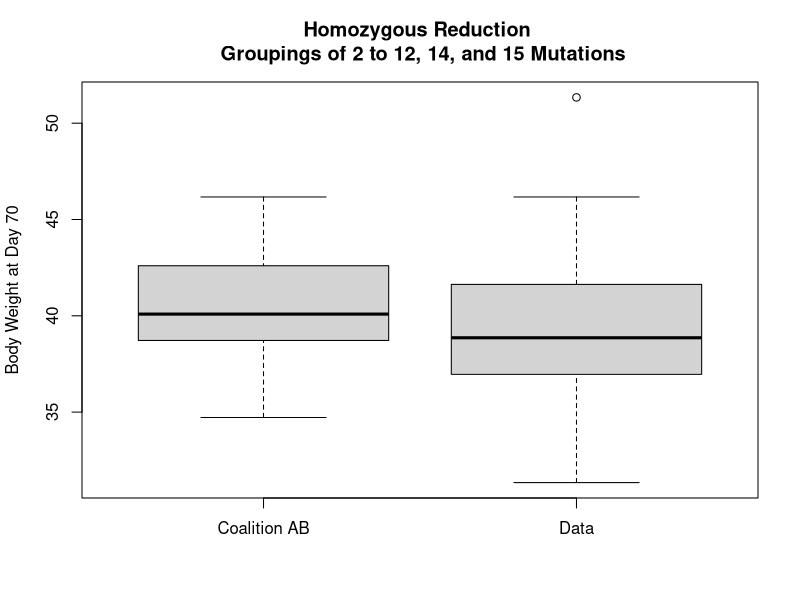
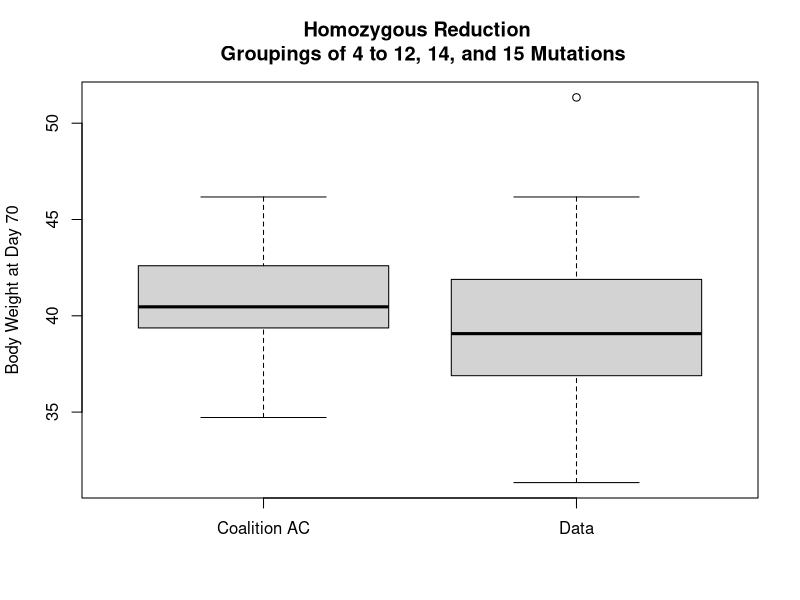
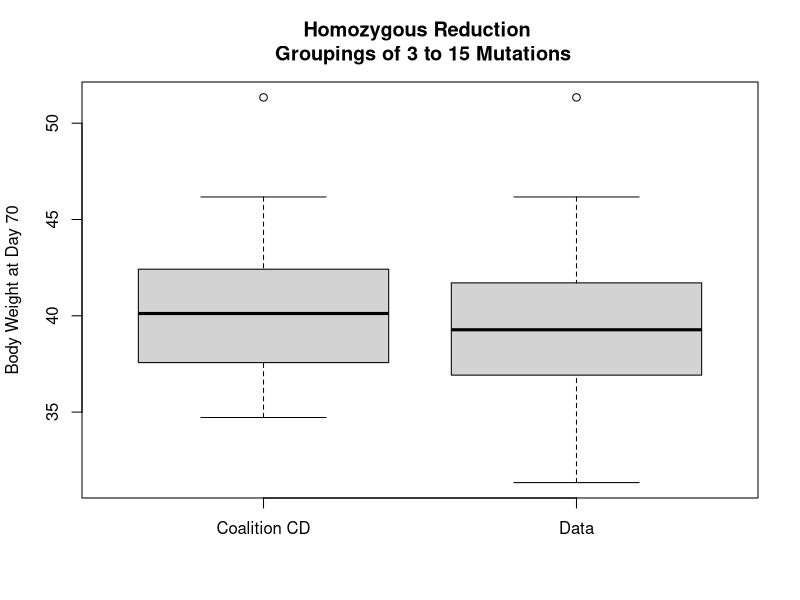
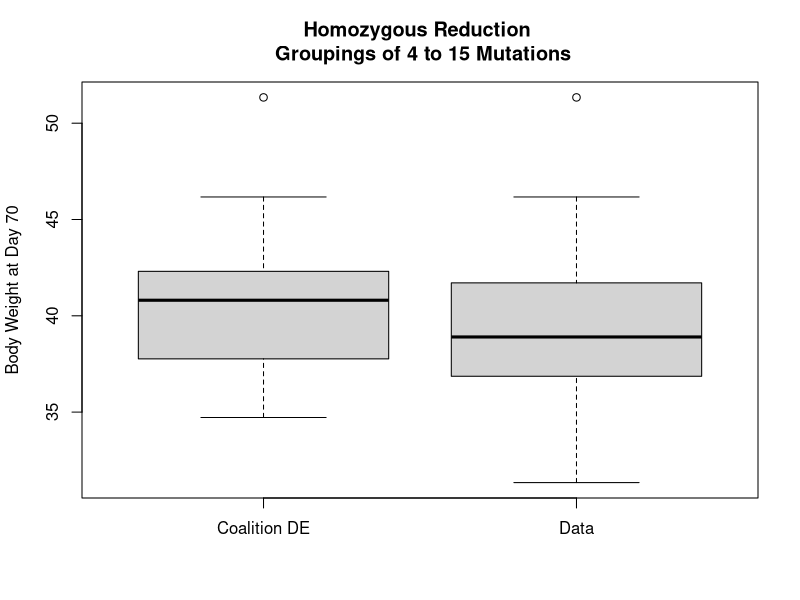
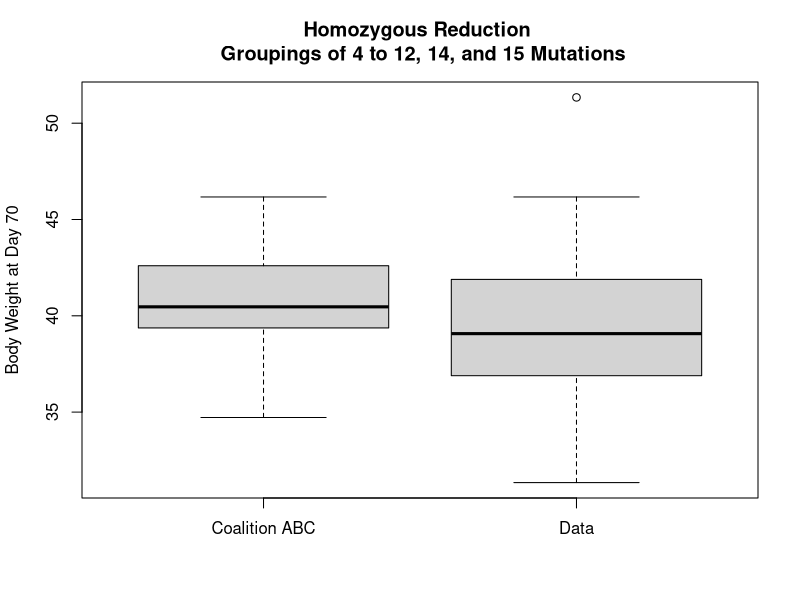
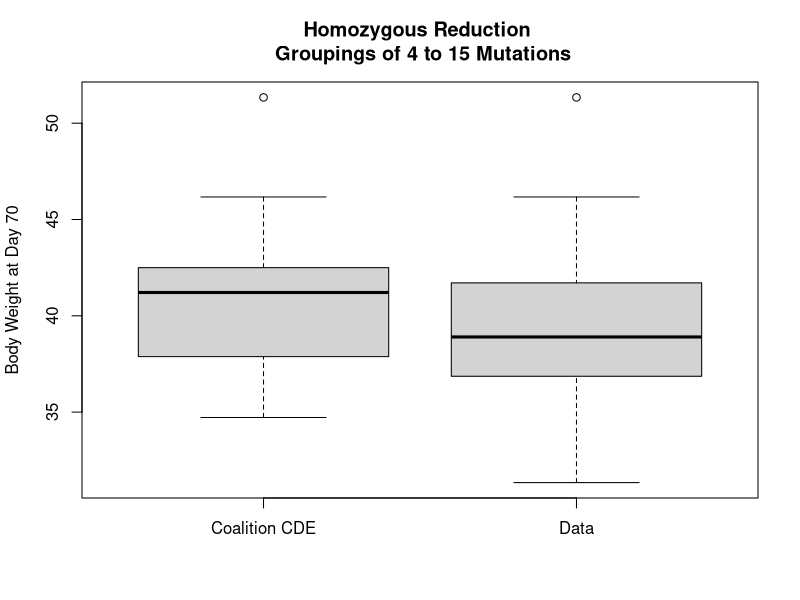
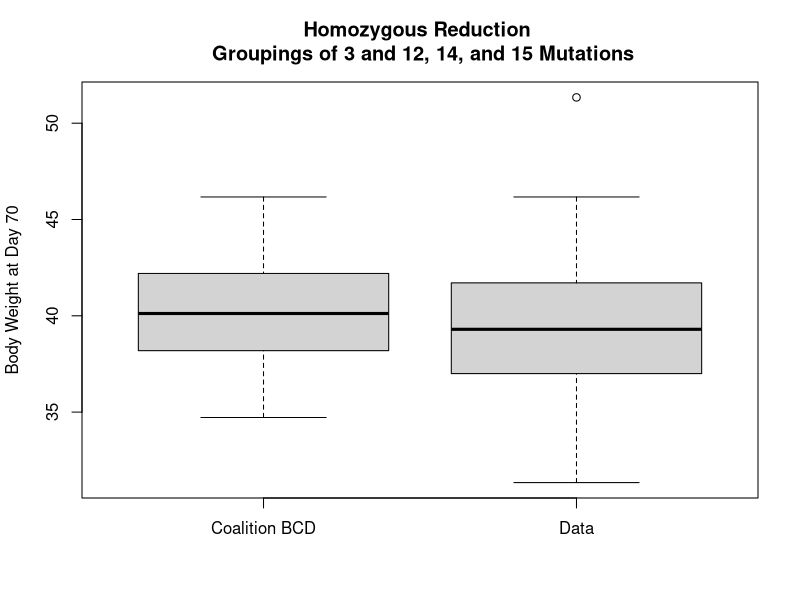
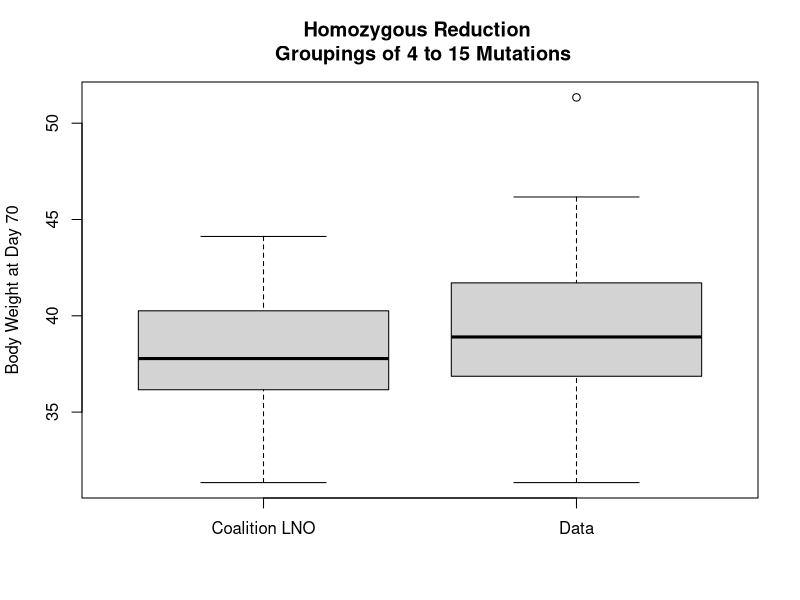

Write the R code that produced these figures, in order.
## ---- chunk 1
knitr::opts_chunk$set(echo = TRUE)
## ---- chunk 2
# data for each k grouping
k15 = c(41.35, 39.53, 44.05)
k14 = c(35.67, 36.16, 44.12, 37.57, 45.86)
k13 = c(35.36)
k12 = c(38.82, 42.2 , 37.4 , 46.17)
k11 = c(41.19)
k10 = c(42.07, 44.07, 36.03, 41.21, 32.36)
k9 = c(34.72, 41.71, 38.9 , 40.12, 37.96, 31.34)
k8 = c(40.26, 32.44, 35.62, 38.61, 44.32, 36.52, 42.58, 44.18)
k7 = c(40.81, 38.13, 42.28, 38.77, 38.76, 42.78, 35.78, 41.54)
k6 = c(36.76, 39.44, 37.83, 37.78, 40.06, 40.23)
k5 = c(35.28, 36.07, 39.51, 31.82, 43.06, 36.92, 42.42, 38.19, 37.0  , 51.34, 39.25)
k4 = c(39.59, 39.48, 32.85, 38.1 , 36.16, 42.24, 36.86, 42.08, 38.61, 37.16, 39.3 )
k3 = c(35.99, 38.74, 43.2 , 41.94, 41.07, 39.08, 39.65, 41.69, 36.43, 40.72, 37.53, 39.38, 44.02)
k2 = c(35.16, 37.62, 42.86, 35.75, 33.47, 41.57, 36.76, 38.48, 37.49, 42.06, 38.78, 37.93, 38.27, 37.87, 39.89)
k1 = c(34.54, 40.81, 41.58, 39.06, 41.74, 33.12, 40.29, 40.32, 38.23, 35.44, 35.56, 37.66, 40.4 , 46.05, 41.94, 38.45, 37.9 )
k0 = c(37.83, 40.94, 40.06, 37.63, 43.63, 40.3 , 42.73, 42.12, 38.36, 39.91, 36.79, 38.3 , 40.94, 38.36, 44.46, 41.31, 38.02, 38.1 , 39.46, 43.38, 36.05, 39.83, 41.44, 37.4 , 36.15, 33.16, 43.82, 38.65, 36.63, 40.7 , 34.41, 33.34, 37.91, 39.9 , 38.44, 41.67, 39.22)

# coalitions data
AB = c(37.62, 42.86, 35.75, 36.76, 39.89, 44.02, 39.59, 39.48, 42.24, 36.86, 39.30, 42.42, 38.19, 39.25, 39.44, 37.78, 40.06, 40.81, 42.78, 44.18, 34.72, 40.12, 42.07, 44.07, 36.03, 41.19, 42.20, 46.17, 45.86, 41.35, 39.53, 44.05)
AB_data = c(k2, k3, k4, k5, k6, k7, k8, k9, k10, k11, k12, k14, k15)


AC = c(39.59, 39.48, 36.86, 39.30, 42.42, 38.19, 39.25, 39.44, 40.06, 40.81, 42.78, 44.18, 34.72, 40.12, 42.07, 44.07, 36.03, 41.19, 42.20, 46.17, 45.86, 41.35, 39.53, 44.05)
AC_data = c(k4, k5, k6, k7, k8, k9, k10, k11, k12, k14, k15)


CD = c(36.43, 39.59, 39.48, 36.86, 42.08, 39.30, 35.28, 42.42, 38.19, 51.34, 39.25, 39.44, 40.06, 40.81, 42.78, 42.58, 44.18, 34.72, 41.71, 40.12, 42.07, 44.07, 36.03, 41.21, 41.19, 42.20, 37.40, 46.17, 35.36, 35.67, 36.16, 44.12, 37.57, 45.86, 41.35, 39.53, 44.05)
CD_data = c(k3, k4, k5, k6, k7, k8, k9, k10, k11, k12, k13, k14, k15)


DE = c(42.08, 42.42, 38.19, 51.34, 39.44, 40.06, 40.81, 38.76, 35.62, 42.58, 44.18, 34.72, 41.71, 37.96, 42.07, 36.03, 41.21, 41.19, 38.82, 42.20, 37.40, 46.17, 35.36, 35.67, 36.16, 44.12, 37.57, 45.86, 41.35, 39.53, 44.05)
DE_data = c(k4, k5, k6, k7, k8, k9, k10, k11, k12, k13, k14, k15)


ABC = c(39.59, 39.48, 36.86, 39.30, 42.42, 38.19, 39.25, 39.44, 40.06, 40.81, 42.78, 44.18, 34.72, 40.12, 42.07, 44.07, 36.03, 41.19, 42.20, 46.17, 45.86, 41.35, 39.53, 44.05)
ABC_data = c(k4, k5, k6, k7, k8, k9, k10, k11, k12, k14, k15)


CDE = c(42.08, 42.42, 38.19, 51.34, 39.44, 40.06, 40.81, 42.58, 44.18, 34.72, 41.71, 42.07, 36.03, 41.21, 41.19, 42.20, 37.40, 46.17, 35.36, 35.67, 36.16, 44.12, 37.57, 45.86, 41.35, 39.53, 44.05)
CDE_data = c(k4, k5, k6, k7, k8, k9, k10, k11, k12, k13, k14, k15)


BCD = c(36.43, 39.59, 39.48, 36.86, 42.08, 39.30, 42.42, 38.19, 39.25, 39.44, 40.06, 40.81, 42.78, 44.18, 34.72, 41.71, 40.12, 42.07, 44.07, 36.03, 41.21, 41.19, 42.20, 37.40, 46.17, 35.67, 36.16, 44.12, 37.57, 45.86, 41.35, 39.53, 44.05)
BCD_data = c(k3, k4, k5, k6, k7, k8, k9, k10, k11, k12, k14, k15)


LNO = c(38.61, 37.16, 39.51, 31.82, 43.06, 37.00, 36.76, 37.78, 42.28, 40.26, 32.44, 36.52, 40.12, 31.34, 32.36, 41.19, 38.82, 35.36, 35.67, 36.16, 44.12, 37.57, 41.35, 39.53, 44.05)
LNO_data = c(k4, k5, k6, k7, k8, k9, k10, k11, k12, k13, k14, k15)


ABD = c(39.59, 39.48, 36.86, 39.30, 42.42, 38.19, 39.25, 39.44, 40.06, 40.81, 42.78, 44.18, 34.72, 40.12, 42.07, 44.07, 36.03, 41.19, 42.20, 46.17, 45.86, 41.35, 39.53, 44.05)
ABD_data = c(k4, k5, k6, k7, k8, k9, k10, k11, k12, k14, k15)


ABE = c(42.42, 38.19, 39.44, 40.06, 40.81, 44.18, 34.72, 42.07, 36.03, 41.19, 42.20, 46.17, 45.86, 41.35, 39.53, 44.05)
ABE_data = c(k5, k6, k7, k8, k9, k10, k11, k12, k14, k15)


ABM = c(42.24, 37.78, 42.78, 44.18, 40.12, 44.07, 41.19, 45.86, 41.35, 39.53, 44.05)
ABM_data = c(k4, k6, k7, k8, k9, k10, k11, k14, k15)


ABN = c(44.02, 42.24, 39.25, 37.78, 42.78, 44.18, 40.12, 44.07, 41.19, 45.86, 41.35, 39.53, 44.05)
ABN_data = c(k3, k4, k5, k6, k7, k8, k9, k10, k11, k14, k15)


ACD = c(39.59, 39.48, 36.86, 39.30, 42.42, 38.19, 39.25, 39.44, 40.06, 40.81, 42.78, 44.18, 34.72, 40.12, 42.07, 44.07, 36.03, 41.19, 42.20, 46.17, 45.86, 41.35, 39.53, 44.05)
ACD_data = c(k4, k5, k6, k7, k8, k9, k10, k11, k12, k14, k15)


ANO = c(37.00, 37.78, 42.78, 44.18, 40.12, 41.19, 41.35, 39.53, 44.05)
ANO_data = c(k5, k6, k7, k8, k9, k11, k15)


CEF = c(39.44, 40.06, 42.58, 34.72, 41.71, 42.07, 36.03, 41.21, 41.19, 42.20, 37.40, 46.17, 35.36, 35.67, 36.16, 44.12, 37.57, 45.86, 41.35, 39.53, 44.05)
CEF_data = c(k6, k8, k9, k10, k11, k12, k13, k14, k15)


CMN = c(35.28, 42.78, 44.18, 41.71, 40.12, 44.07, 41.19, 35.36, 35.67, 36.16, 44.12, 37.57, 45.86, 41.35, 39.53, 44.05)
CMN_data = c(k5, k7, k8, k9, k10, k11, k13, k14, k15)


ABCD = c(39.59, 39.48, 36.86, 39.30, 42.42, 38.19, 39.25, 39.44, 40.06, 40.81, 42.78, 44.18, 34.72, 40.12, 42.07, 44.07, 36.03, 41.19, 42.20, 46.17, 45.86, 41.35, 39.53, 44.05)
ABCD_data = c(k4, k5, k6, k7, k8, k9, k10, k11, k12, k14, k15)


ACDM = c(42.78, 44.18, 40.12, 44.07, 41.19, 45.86, 41.35, 39.53, 44.05)
ACDM_data = c(k7, k8, k9, k10, k11, k14, k15)


BCDE = c(42.08, 42.42, 38.19, 39.44, 40.06, 40.81, 44.18, 34.72, 41.71, 42.07, 36.03, 41.21, 41.19, 42.20, 37.40, 46.17, 35.67, 36.16, 44.12, 37.57, 45.86, 41.35, 39.53, 44.05)
BCDE_data = c(k4, k5, k6, k7, k8, k9, k10, k11, k12, k14, k15)


BCDN = c(39.25, 42.78, 44.18, 41.71, 40.12, 44.07, 41.19, 35.67, 36.16, 44.12, 37.57, 45.86, 41.35, 39.53, 44.05)
BCDN_data = c(k5, k7, k8, k9, k10, k11, k14, k15)


BCDO = c(40.81, 42.78, 44.18, 41.71, 40.12, 41.19, 35.67, 36.16, 44.12, 37.57, 41.35, 39.53, 44.05)
BCDO_data = c(k7, k8, k9, k11, k14, k15)


ABCDE = c(42.42, 38.19, 39.44, 40.06, 40.81, 44.18, 34.72, 42.07, 36.03, 41.19, 42.20, 46.17, 45.86, 41.35, 39.53, 44.05)
ABCDE_data = c(k5, k6, k7, k8, k9, k10, k11, k12, k14, k15)


ABCDF = c(39.44, 40.06, 34.72, 42.07, 36.03, 41.19, 42.20, 46.17, 45.86, 41.35, 39.53, 44.05)
ABCDF_data = c(k6, k9, k10, k11, k12, k14, k15)


ABCEF = c(39.44, 40.06, 34.72, 42.07, 36.03, 41.19, 42.20, 46.17, 45.86, 41.35, 39.53, 44.05)
ABCEF_data = c(k6, k9, k10, k11, k12, k14, k15)


ABDEF = c(39.44, 40.06, 34.72, 42.07, 36.03, 41.19, 42.20, 46.17, 45.86, 41.35, 39.53, 44.05)
ABDEF_data = c(k6, k9, k10, k11, k12, k14, k15)


ACDEF = c(39.44, 40.06, 34.72, 42.07, 36.03, 41.19, 42.20, 46.17, 45.86, 41.35, 39.53, 44.05)
ACDEF_data = c(k6, k9, k10, k11, k12, k14, k15)


ABCDEF = c(39.44, 40.06, 34.72, 42.07, 36.03, 41.19, 42.20, 46.17, 45.86, 41.35, 39.53, 44.05)
ABCDEF_data = c(k6, k9, k10, k11, k12, k14, k15)

## ---- chunk 3
t.test(AB, AB_data, alternative=c("two.sided"))
## ---- chunk 4
boxplot(AB, AB_data, alternative=c("two.sided"), 
        ylab = "Body Weight at Day 70", names = c("Coalition AB", "Data"),
        main = "Homozygous Reduction 
 Groupings of 2 to 12, 14, and 15 Mutations")
## ---- chunk 5
t.test(AC, AC_data, alternative=c("two.sided"))
## ---- chunk 6
boxplot(AC, AC_data, alternative=c("two.sided"), 
        ylab = "Body Weight at Day 70", names = c("Coalition AC", "Data"),
        main = "Homozygous Reduction 
 Groupings of 4 to 12, 14, and 15 Mutations")
## ---- chunk 7
t.test(CD, CD_data, alternative=c("two.sided"))
## ---- chunk 8
boxplot(CD, CD_data, alternative=c("two.sided"), 
        ylab = "Body Weight at Day 70", names = c("Coalition CD", "Data"),
        main = "Homozygous Reduction 
 Groupings of 3 to 15 Mutations")
## ---- chunk 9
t.test(DE, DE_data, alternative=c("two.sided"))
## ---- chunk 10
boxplot(DE, DE_data, alternative=c("two.sided"), 
        ylab = "Body Weight at Day 70", names = c("Coalition DE", "Data"),
        main = "Homozygous Reduction 
 Groupings of 4 to 15 Mutations")
## ---- chunk 11
t.test(ABC, ABC_data, alternative=c("two.sided"))
## ---- chunk 12
boxplot(ABC, ABC_data, alternative=c("two.sided"), 
        ylab = "Body Weight at Day 70", names = c("Coalition ABC", "Data"),
        main = "Homozygous Reduction 
 Groupings of 4 to 12, 14, and 15 Mutations")
## ---- chunk 13
t.test(CDE, CDE_data, alternative=c("two.sided"))
## ---- chunk 14
boxplot(CDE, CDE_data, alternative=c("two.sided"), 
        ylab = "Body Weight at Day 70", names = c("Coalition CDE", "Data"),
        main = "Homozygous Reduction 
 Groupings of 4 to 15 Mutations")
## ---- chunk 15
t.test(BCD, BCD_data, alternative=c("two.sided"))
## ---- chunk 16
boxplot(BCD, BCD_data, alternative=c("two.sided"), 
        ylab = "Body Weight at Day 70", names = c("Coalition BCD", "Data"),
        main = "Homozygous Reduction 
 Groupings of 3 and 12, 14, and 15 Mutations")
## ---- chunk 17
t.test(LNO, LNO_data, alternative=c("two.sided"))
## ---- chunk 18
boxplot(LNO, LNO_data, alternative=c("two.sided"), 
        ylab = "Body Weight at Day 70", names = c("Coalition LNO", "Data"),
        main = "Homozygous Reduction 
 Groupings of 4 to 15 Mutations")
## ---- chunk 19
t.test(ABD, ABD_data, alternative=c("two.sided"))
## ---- chunk 20
boxplot(ABD, ABD_data, alternative=c("two.sided"), 
        ylab = "Body Weight at Day 70", names = c("Coalition ABD", "Data"),
        main = "Homozygous Reduction 
 Groupings of 4 and 12, 14, and 15 Mutations")
## ---- chunk 21
t.test(ABE, ABE_data, alternative=c("two.sided"))
## ---- chunk 22
boxplot(ABE, ABE_data, alternative=c("two.sided"), 
        ylab = "Body Weight at Day 70", names = c("Coalition ABE", "Data"),
        main = "Homozygous Reduction 
 Groupings of 5 to 12, 14, and 15 Mutations")
## ---- chunk 23
t.test(ABM, ABM_data, alternative=c("two.sided"))
## ---- chunk 24
boxplot(ABM, ABM_data, alternative=c("two.sided"), 
        ylab = "Body Weight at Day 70", names = c("Coalition ABM", "Data"),
        main = "Homozygous Reduction 
 Groupings of 4, 6 to 11, 14, and 15 Mutations")
## ---- chunk 25
t.test(ABN, ABN_data, alternative=c("two.sided"))
## ---- chunk 26
boxplot(ABN, ABN_data, alternative=c("two.sided"), 
        ylab = "Body Weight at Day 70", names = c("Coalition ABN", "Data"),
        main = "Homozygous Reduction 
 Groupings of 3 to 11, 14, and 15 Mutations")
## ---- chunk 27
t.test(ACD, ACD_data, alternative=c("two.sided"))
## ---- chunk 28
boxplot(ACD, ACD_data, alternative=c("two.sided"), 
        ylab = "Body Weight at Day 70", names = c("Coalition ACD", "Data"),
        main = "Homozygous Reduction 
 Groupings of 4 to 12, 14, and 15 Mutations")
## ---- chunk 29
t.test(ANO, ANO_data, alternative=c("two.sided"))
## ---- chunk 30
boxplot(ANO, ANO_data, alternative=c("two.sided"), 
        ylab = "Body Weight at Day 70", names = c("Coalition ANO", "Data"),
        main = "Homozygous Reduction 
 Groupings of 5 to 9, 11, and 15 Mutations")
## ---- chunk 31
t.test(CEF, CEF_data, alternative=c("two.sided"))
## ---- chunk 32
boxplot(CEF, CEF_data, alternative=c("two.sided"), 
        ylab = "Body Weight at Day 70", names = c("Coalition CEF", "Data"),
        main = "Homozygous Reduction 
 Groupings of 6, and 8 to 15 Mutations")
## ---- chunk 33
t.test(CMN, CMN_data, alternative=c("two.sided"))
## ---- chunk 34
boxplot(CMN, CMN_data, alternative=c("two.sided"), 
        ylab = "Body Weight at Day 70", names = c("Coalition CMN", "Data"),
        main = "Homozygous Reduction 
 Groupings of 5, 7 to 11, and 13 to 15 Mutations")
## ---- chunk 35
t.test(ABCD, ABCD_data, alternative=c("two.sided"))
## ---- chunk 36
boxplot(ABCD, ABCD_data, alternative=c("two.sided"), 
        ylab = "Body Weight at Day 70", names = c("Coalition ABCD", "Data"),
        main = "Homozygous Reduction 
 Groupings of 4 to 12, 14, and 15 Mutations")
## ---- chunk 37
t.test(ACDM, ACDM_data, alternative=c("two.sided"))
## ---- chunk 38
boxplot(ACDM, ACDM_data, alternative=c("two.sided"), 
        ylab = "Body Weight at Day 70", names = c("Coalition ACDM", "Data"),
        main = "Homozygous Reduction 
 Groupings of 7 to 11, 14, and 15 Mutations")
## ---- chunk 39
t.test(BCDE, BCDE_data, alternative=c("two.sided"))
## ---- chunk 40
boxplot(BCDE, BCDE_data, alternative=c("two.sided"), 
        ylab = "Body Weight at Day 70", names = c("Coalition BCDE", "Data"),
        main = "Homozygous Reduction 
 Groupings of 4 to 12, 14, and 15 Mutations")
## ---- chunk 41
t.test(BCDN, BCDN_data, alternative=c("two.sided"))
## ---- chunk 42
boxplot(BCDN, BCDN_data, alternative=c("two.sided"), 
        ylab = "Body Weight at Day 70", names = c("Coalition BCDN", "Data"),
        main = "Homozygous Reduction 
 Groupings of 5, 7 to 11, 14, and 15 Mutations")
## ---- chunk 43
t.test(BCDO, BCDO_data, alternative=c("two.sided"))
## ---- chunk 44
boxplot(BCDO, BCDO_data, alternative=c("two.sided"), 
        ylab = "Body Weight at Day 70", names = c("Coalition BCDO", "Data"),
        main = "Homozygous Reduction 
 Groupings of 7 to 9, 11, 14, and 15 Mutations")
## ---- chunk 45
t.test(ABCDE, ABCDE_data, alternative=c("two.sided"))
## ---- chunk 46
boxplot(ABCDE, ABCDE_data, alternative=c("two.sided"), 
        ylab = "Body Weight at Day 70", names = c("Coalition ABCDE", "Data"),
        main = "Homozygous Reduction 
 Groupings of 5 to 12, 14, and 15 Mutations")
## ---- chunk 47
t.test(ABCDF, ABCDF_data, alternative=c("two.sided"))
## ---- chunk 48
boxplot(ABCDF, ABCDF_data, alternative=c("two.sided"), 
        ylab = "Body Weight at Day 70", names = c("Coalition ABCDF", "Data"),
        main = "Homozygous Reduction 
 Groupings of 6, 9 to 12, 14, and 15 Mutations")
## ---- chunk 49
t.test(ABCEF, ABCEF_data, alternative=c("two.sided"))
## ---- chunk 50
boxplot(ABCEF, ABCEF_data, alternative=c("two.sided"), 
        ylab = "Body Weight at Day 70", names = c("Coalition ABCEF", "Data"),
        main = "Homozygous Reduction 
 Groupings of 6, 9 to 12, 14, and 15 Mutations")
## ---- chunk 51
t.test(ABDEF, ABDEF_data, alternative=c("two.sided"))
## ---- chunk 52
boxplot(ABDEF, ABDEF_data, alternative=c("two.sided"), 
        ylab = "Body Weight at Day 70", names = c("Coalition ABDEF", "Data"),
        main = "Homozygous Reduction 
 Groupings of 6, 9 to 12, 14, and 15 Mutations")
## ---- chunk 53
t.test(ACDEF, ACDEF_data, alternative=c("two.sided"))
## ---- chunk 54
boxplot(ACDEF, ACDEF_data, alternative=c("two.sided"), 
        ylab = "Body Weight at Day 70", names = c("Coalition ACDEF", "Data"),
        main = "Homozygous Reduction 
 Groupings of 6, 9 to 12, 14, and 15 Mutations")
## ---- chunk 55
t.test(ABCDEF, ABCDEF_data, alternative=c("two.sided"))
## ---- chunk 56
boxplot(ABCDEF, ABCDEF_data, alternative=c("two.sided"), 
        ylab = "Body Weight at Day 70", names = c("Coalition ABCDEF", "Data"),
        main = "Homozygous Reduction 
 Groupings of 6, 9 to 12, 14, and 15 Mutations")
